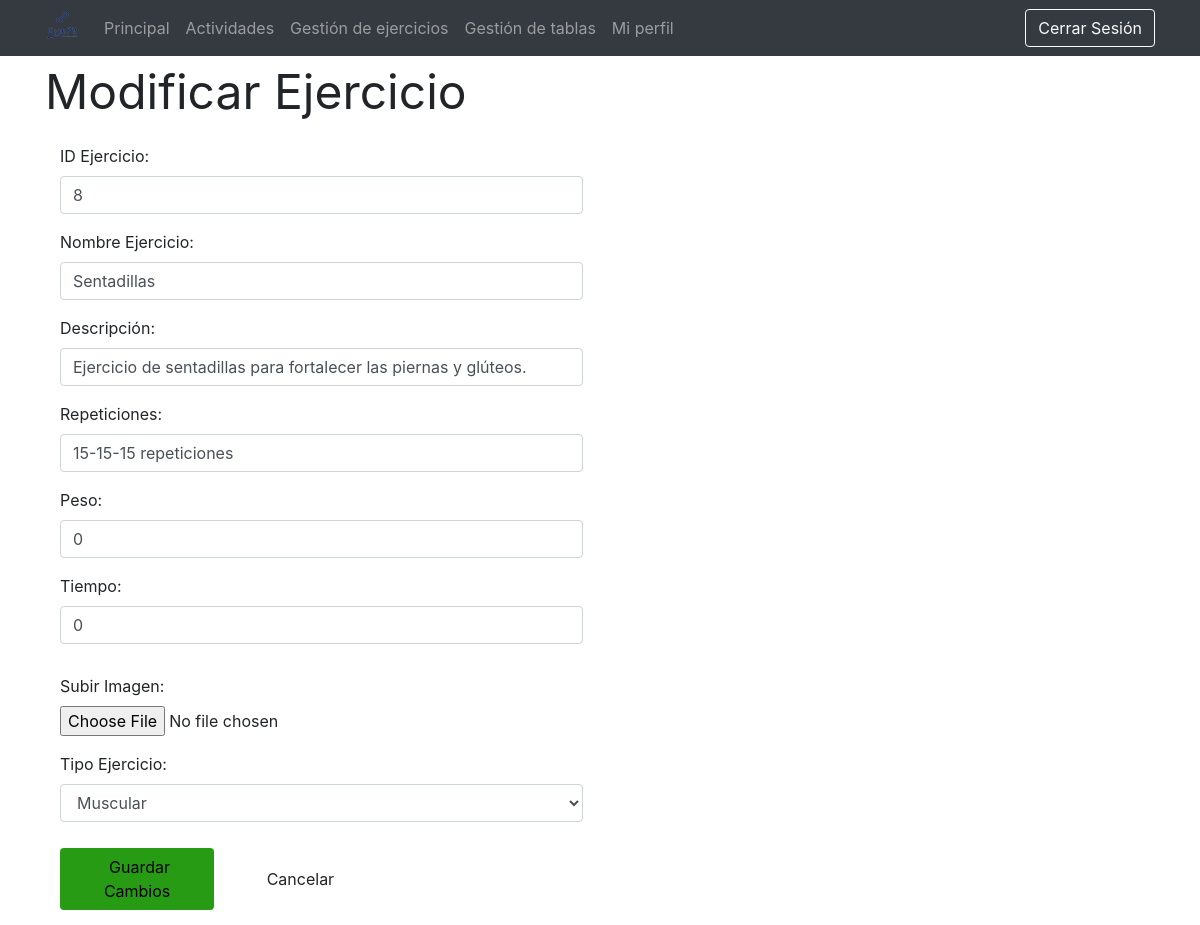
Page /vistas/modificarEjercicio.php?id=8 (signed in) on the committed database.
### tables this page shows
CREATE TABLE IF NOT EXISTS `ejercicio` (
  `idEjercicio` int(11) NOT NULL AUTO_INCREMENT,
  `nombre` varchar(45) NOT NULL,
  `descripcion` varchar(200) DEFAULT NULL,
  `tipo` varchar(45) DEFAULT NULL,
  `tiempo` varchar(15) DEFAULT NULL,
  `peso` int(3) DEFAULT NULL,
  `repeticiones` varchar(25) DEFAULT NULL,
  `URLImagen` longblob DEFAULT NULL,
  `contador` int(11) DEFAULT 0,
  PRIMARY KEY (`idEjercicio`)
);

### modelos/m_gestionarEjercicios.php (called while the page is built, shortened)
<?php
require_once '../controladores/controlador_ejercicio.php';
class m_gestionarEjercicios
{
  public function getDatosEjercicio($id)
  {
    $bd = conexion_BD();
    $r = $bd->query("SELECT * FROM ejercicio WHERE idEjercicio='" . $id . "'");
    mysqli_data_seek($r, 0);
    $extraido = mysqli_fetch_array($r);
    return $extraido;
  }
}

### controladores/controlador_ejercicio.php (called while the page is built, shortened)
<?php
require_once '../modelos/m_gestionarEjercicios.php';
class controlador_ejercicio
{
  public static function devolverDatosEjercicio($id)
  {
  	$m_gestionarEjercicios = new m_gestionarEjercicios();
    if($m_gestionarEjercicios->comprobarEjercicio($id))
    {
		return $m_gestionarEjercicios->getDatosEjercicio($id);
  	}
}
}
?>

### vistas/modificarEjercicio.php (the view, shortened to what this page needs)
<?php
require_once '../controladores/controlador_ejercicio.php';
require 'head.php';
$idEjercicio = $_GET['id'];
$result = controlador_ejercicio::devolverDatosEjercicio($idEjercicio);
?>
<body>
  <?php
  if (isset($_SESSION['userID'])  && $_SESSION['connected'] == true && $_SESSION['userType'] == 'Administrador') {
    require 'header_admin.php'
  ?>
  <?php
  } else if (isset($_SESSION['userID'])  && $_SESSION['connected'] == true && $_SESSION['userType'] == 'Entrenador') {
    require 'header_entrenador.php'
  ?>
  <?php
  }
  ?>
  <div class="container">
    <p style="font-size: -webkit-xxx-large; ">Modificar Ejercicio</p>
    <form id="contact_form" action="../controladores/controlador_ejercicio.php?var=2#" method="post" enctype="multipart/form-data" style="margin-right:5px;">
      <div class="col-xs-12 col-sm-6">
        <div class="form-group">
          <label for="idEjercicio">ID Ejercicio:</label>
          <input value="<?php echo $result['idEjercicio'] ?>" name="actualizarid" type="text" class="form-control" required>
        </div>
        <div class="form-group">
          <label for="nombreE">Nombre Ejercicio:</label>
          <input value="<?php echo $result['nombre'] ?>" name="actualizarnombre" type="text" class="form-control" required>
        </div>
        <div class="form-group">
          <label for="descripcion">Descripción:</label>
          <input value="<?php echo $result['descripcion'] ?>" name="actualizardes" type="text" class="form-control" required>
        </div>
        <div class="form-group">
          <label for="repeticiones">Repeticiones:</label>
          <input type="text" name="actualizarrepeticiones" class="form-control" placeholder="xx-xx-xx-xx" value="<?php echo $result['repeticiones'] ?>">
        </div>
        <div class="form-group">
          <label for="peso">Peso:</label>
          <input type="number" min="0" name="actualizarpeso" class="form-control" value="<?php echo $result['peso'] ?>">
        </div>
        <div class="form-group">
          <label for="tiempo">Tiempo:</label>
          <input type="text" name="actualizartiempo" class="form-control" value="<?php echo $result['tiempo'] ?>">
        </div>
        <div class="form-group" style="margin-top: 30px;">
          <label for="imgEjer">Subir Imagen:</label>
          <input type="file" name="actualizarimagen" class="form-control-file" required="">
        </div>
        <div class="form-group">
          <label for="tipo">Tipo Ejercicio:</label>
          <select name="actualizartipo" class="form-control" required="">
            <option><?php echo $result['tipo']; ?></option>
          </select>
        </div>
      </div>
      <div class="btn-group col-xs-12 col-sm-4 col-md-4 col-lg-2" role="group" style="margin-top: 10px; margin-bottom: 15px;">
        <a href="verEjercicio.php?id=<?php echo $result['idEjercicio']; ?>" style="text-decoration: none;">
          <button type="submit" class="btn btn-default3" id="botonGuardarCambios" name="submit" style="background-color: #279B13; color: black;">
            <span class="glyphicon glyphicon-ok" style="margin-right: 5px;"></span>Guardar Cambios
          </button>
        </a>
      </div>
      <div class="btn-group col-xs-6 col-sm-4 col-md-4 col-lg-2" role="group" style="margin-top: 10px; margin-bottom: 15px;">
        <a href="verEjercicio.php?id=<?php echo $result['idEjercicio']; ?>" style="text-decoration: none;"><button type="button" class="btn btn-default2" id="botonEliminar"><span class="glyphicon glyphicon-remove" style="margin-right: 5px;"></span>Cancelar</button></a>
      </div>
    </form>
  </div>
</body>
</html>

### rows in the picture
ejercicio: actualizarid "8", actualizarnombre "Sentadillas", actualizardes "Ejercicio de sentadillas para fortalecer las piernas y glúteos.", actualizarrepeticiones "15-15-15 repeticiones", actualizarpeso "0", actualizartiempo "0", actualizartipo "Muscular"
